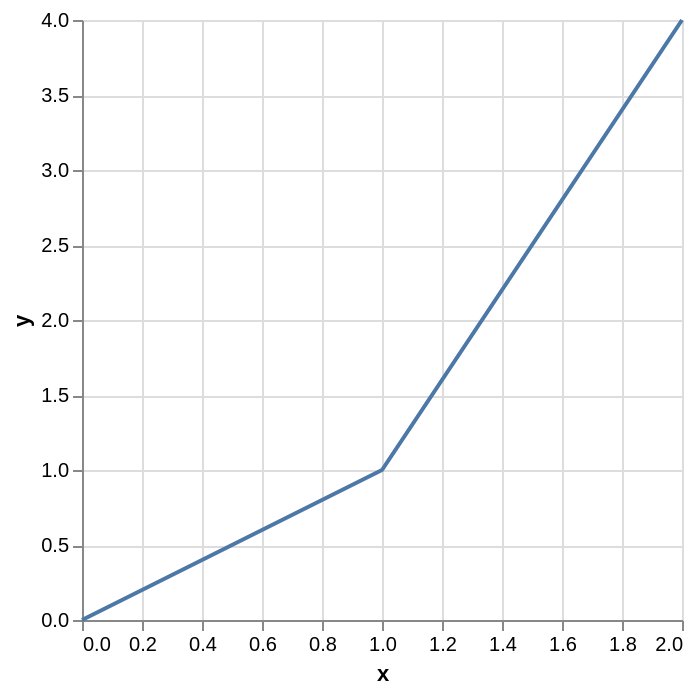

This figure's Vega-Lite source:
### Vega-Lite specification from a JSON file in a GitHub repository (floating-point values rounded to 4 significant figures)
{"$schema": "https://vega.github.io/schema/vega-lite/v5.json", "description": "Minimal valid Vega-Lite spec for figcheck's vega backend self-test.", "data": {"values": [{"x": 0, "y": 0}, {"x": 1, "y": 1}, {"x": 2, "y": 4}]}, "mark": "line", "encoding": {"x": {"field": "x", "type": "quantitative"}, "y": {"field": "y", "type": "quantitative"}}}
